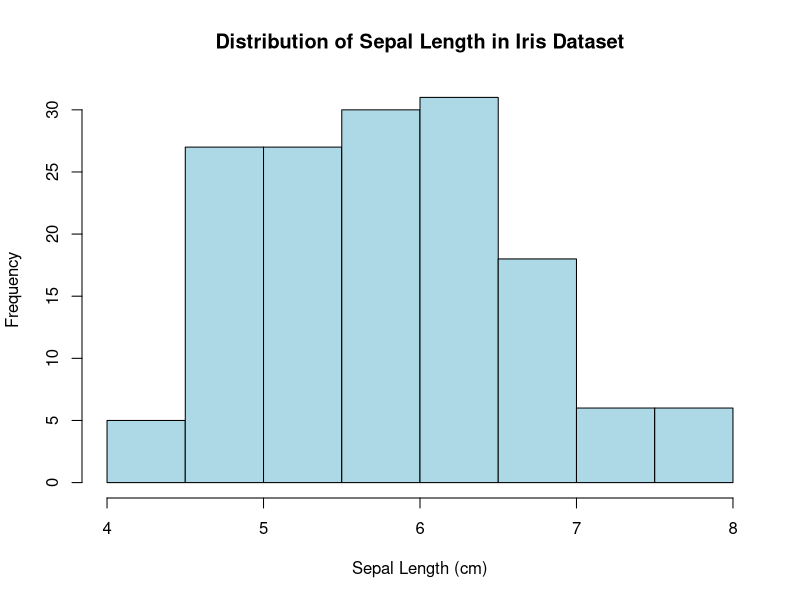
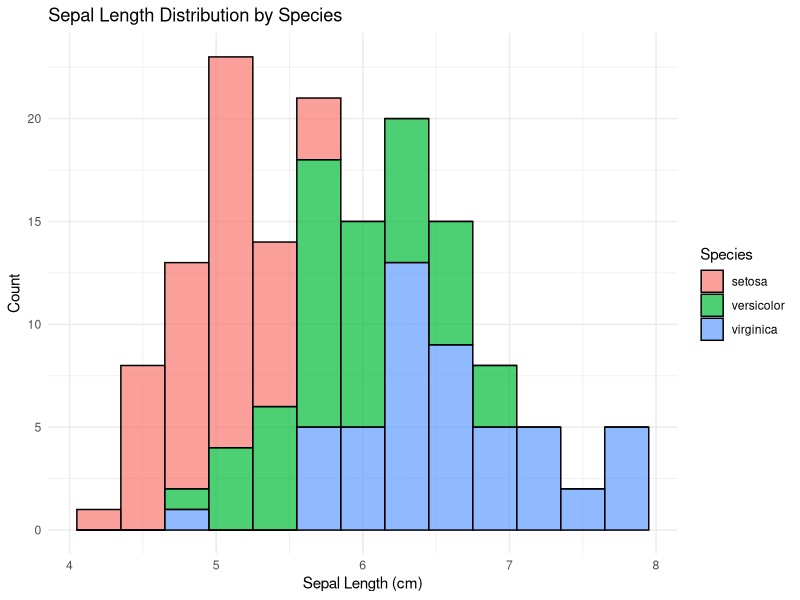
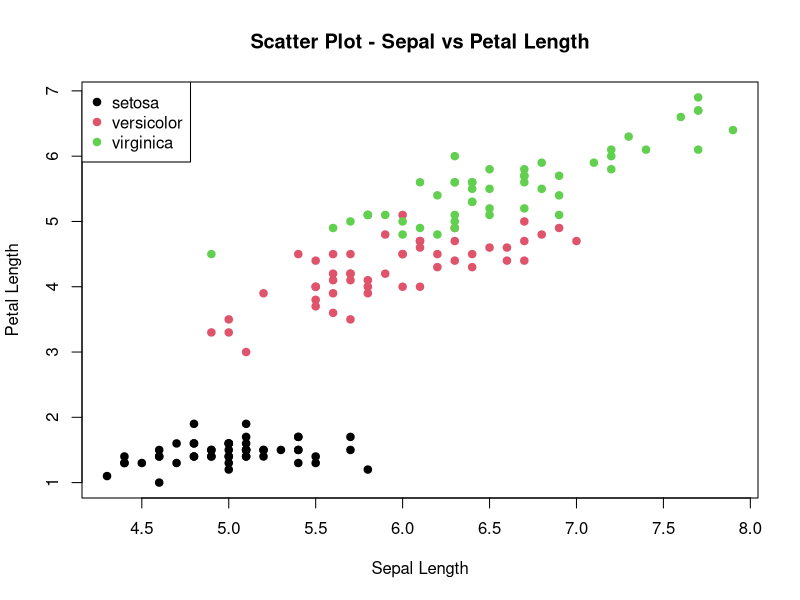
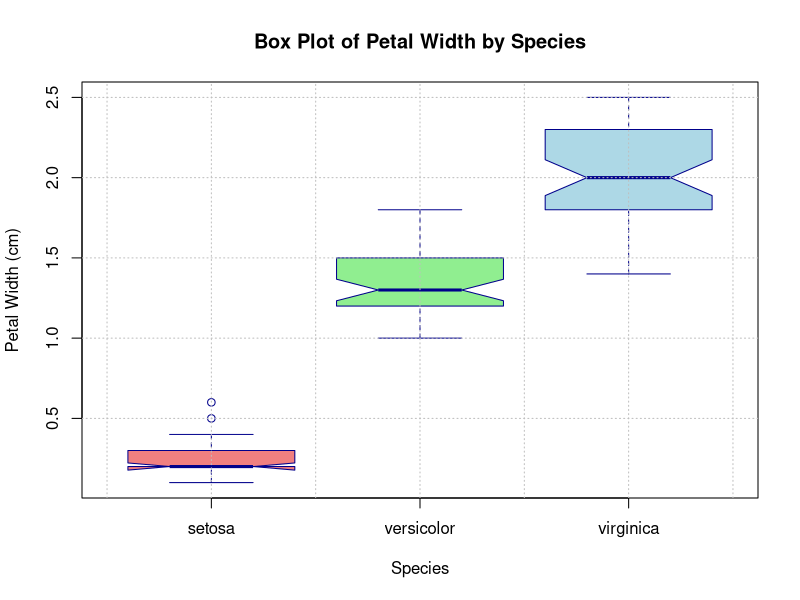
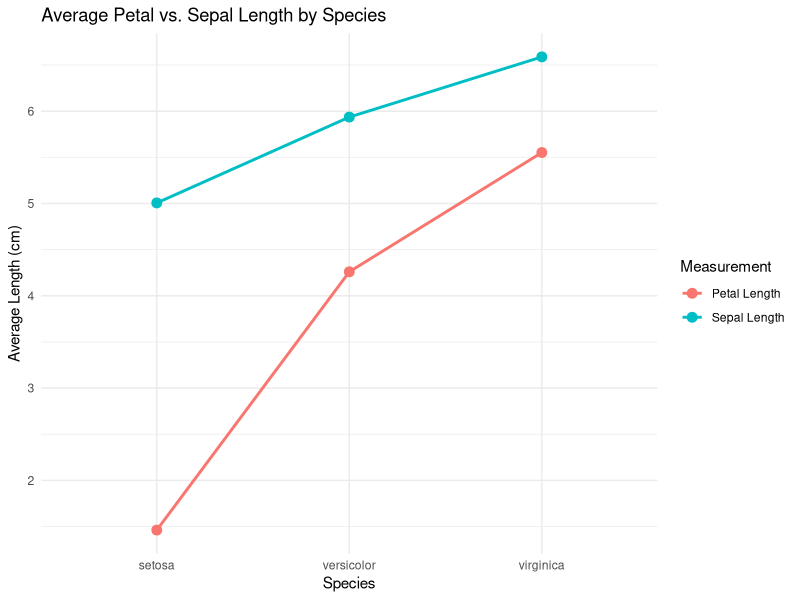
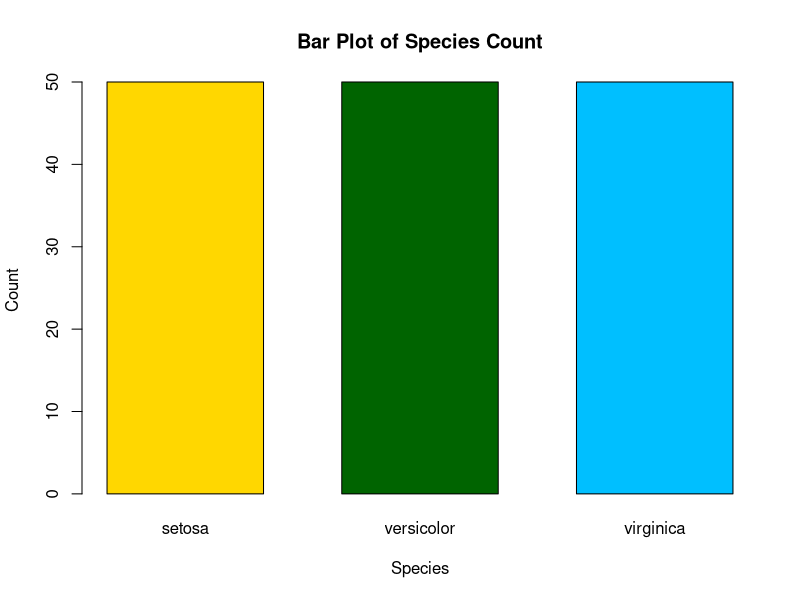
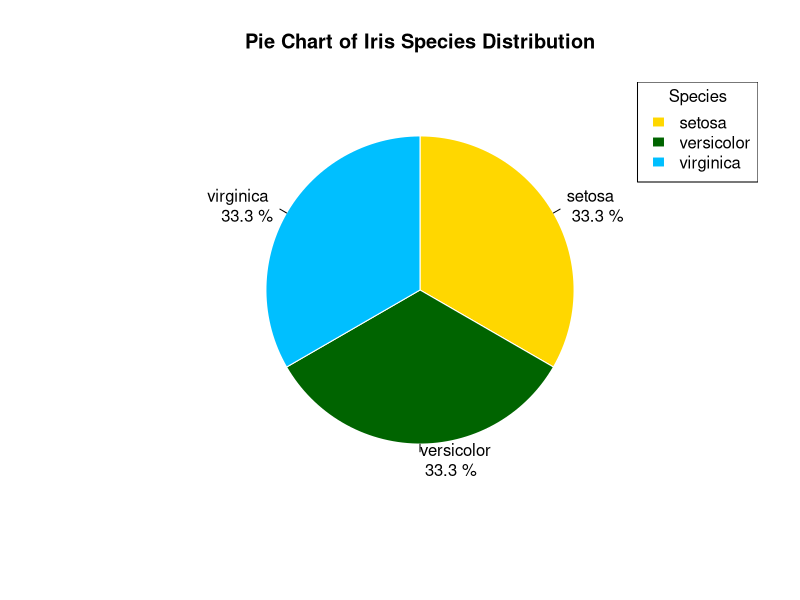
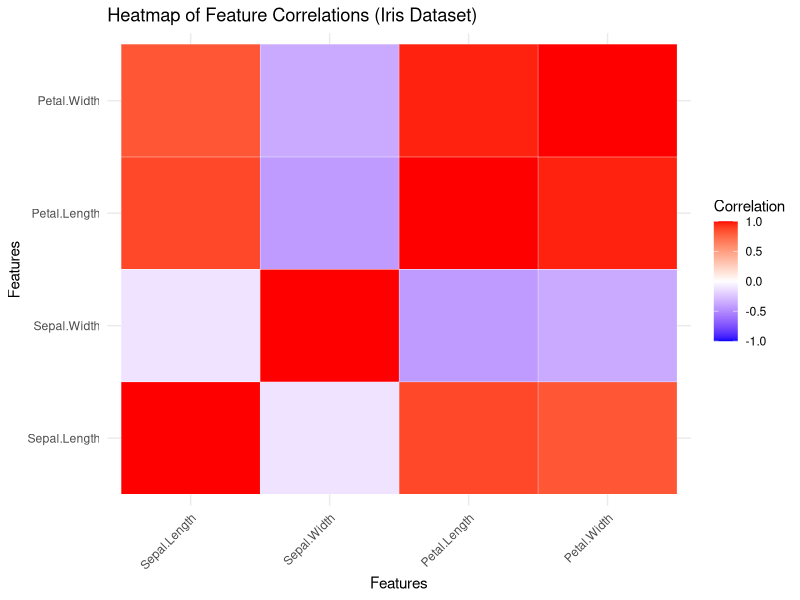

The R source for these figures, in order:
# ====================================================================
# lab10_obsidian.R
# Collaborative R Visualization Project
# Dataset: iris 
# Team Members:
# Rudresh 2330
# Sangana Ibrampurkar 2310
# Sanika Hoble 2309
# Unnat Umerye 2303
# Shripad Chodankar 2317
# Rakshita Kubal 2319 
# Adhit Amonkar 2304
# ====================================================================
# Load dataset
data(iris)

# View structure
str(iris)

# 1. Histogram - Distribution of Sepal Length
# View structure
str(iris)

# Histogram for Sepal.Length
hist(iris$Sepal.Length,
     main = "Distribution of Sepal Length in Iris Dataset",
     xlab = "Sepal Length (cm)",
     ylab = "Frequency",
     col = "lightblue",
     border = "black")

library(ggplot2)
ggplot(iris, aes(x = Sepal.Length, fill = Species)) +
  geom_histogram(binwidth = 0.3, color = "black", alpha = 0.7) +
  labs(title = "Sepal Length Distribution by Species",
       x = "Sepal Length (cm)",
       y = "Count") +
  theme_minimal()


# 2. Scatter Plot - Sepal vs Petal Length
plot(iris$Sepal.Length, iris$Petal.Length,
     main = "Scatter Plot - Sepal vs Petal Length",
     xlab = "Sepal Length",
     ylab = "Petal Length",
     col = iris$Species,
     pch = 19)
legend("topleft", legend = unique(iris$Species), col = 1:3, pch = 19)


# 3. Box Plot - Petal Width by Species
# Description:
# This box plot visualizes the distribution of Petal Width for each species in the iris dataset.
# It helps identify the spread, median, and any potential outliers.

# Display first few rows to understand structure
head(iris)

# Box Plot to compare Petal Width across Species
boxplot(Petal.Width ~ Species,
        data = iris,
        main = "Box Plot of Petal Width by Species",
        xlab = "Species",
        ylab = "Petal Width (cm)",
        col = c("lightcoral", "lightgreen", "lightblue"),
        border = "darkblue",
        notch = TRUE)  #Adds notches to show median confidence interval
# Add grid lines for better readability
grid(nx = NULL, ny = NULL, col = "grey", lty = "dotted")

# Explanation :
# 1. Each box represents the interquartile range (IOR) of Petal Width for a species.
# 2. The horizontal line inside each box is the median Petal Width.
# 3. The whiskers show variability outside the upper and lower quartiles.
# 4. Points outside the whiskers (if any) represent outliers.
# 5. From the plot, we observe:
#    - Iris-setosa has the smallest and least variable petal width.
#    - Iris-versicolor shows moderate spread.
#    - Iris-virginica has the largest petal width range. 


# 4. Line Plot - Mean Petal Length per Species
ggplot(iris, aes(x = Species, group = 1)) + 
  

  stat_summary(aes(y = Petal.Length, color = "Petal Length"),
               fun = mean, geom = "line", lwd = 1) +
  stat_summary(aes(y = Petal.Length, color = "Petal Length"),
               fun = mean, geom = "point", size = 3) +
  

  stat_summary(aes(y = Sepal.Length, color = "Sepal Length"),
               fun = mean, geom = "line", lwd = 1) +
  stat_summary(aes(y = Sepal.Length, color = "Sepal Length"),
               fun = mean, geom = "point", size = 3) +
  

  labs(title = "Average Petal vs. Sepal Length by Species",
       y = "Average Length (cm)",
       color = "Measurement") + 
  theme_minimal()



# 5. Bar Plot - Count of Each Species
species_count <- table(iris$Species)

barplot(species_count,
        main = "Bar Plot of Species Count",
        xlab = "Species",
        ylab = "Count",
        col = c("gold", "darkgreen", "deepskyblue"),
        border = "black",
        space = 0.5)

# 6. Pie Chart - Proportion of Each Species
species_count <- table(iris$Species)

# Create pie chart
pie(species_count,
    labels = paste(names(species_count), "\n", round(100 * species_count / sum(species_count), 1), "%"),
    main = "Pie Chart of Iris Species Distribution",
    col = c("gold", "darkgreen", "deepskyblue"),
    border = "white",
    clockwise = TRUE)

# Add legend
legend("topright",
       legend = names(species_count),
       fill = c("gold", "darkgreen", "deepskyblue"),
       border = "white",
       title = "Species")


# 7. Heat Map 
library(reshape2)

# Compute correlation matrix
cor_matrix <- cor(iris[, 1:4])

# Melt correlation matrix for ggplot2
melted_cor <- melt(cor_matrix)

# Create heatmap
ggplot(melted_cor, aes(x = Var1, y = Var2, fill = value)) +
  geom_tile(color = "white") +
  scale_fill_gradient2(low = "blue", high = "red", mid = "white",
                       midpoint = 0, limit = c(-1, 1),
                       name = "Correlation") +
  theme_minimal() +
  labs(title = "Heatmap of Feature Correlations (Iris Dataset)",
       x = "Features", y = "Features") +
  theme(axis.text.x = element_text(angle = 45, vjust = 1, hjust = 1))
